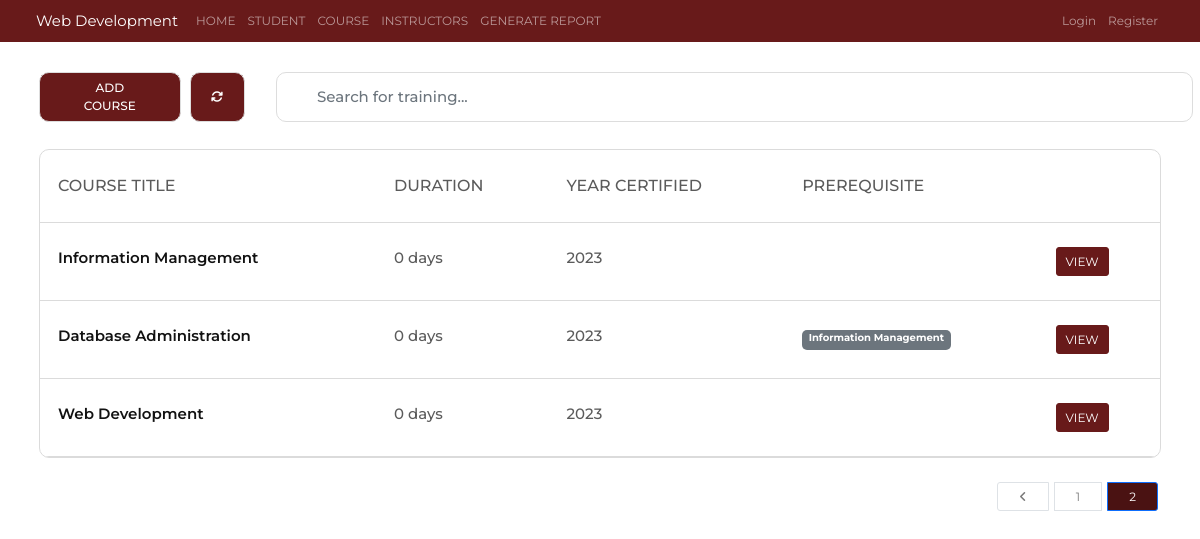
Page /course/index.php?page=2 on the earlier database version.
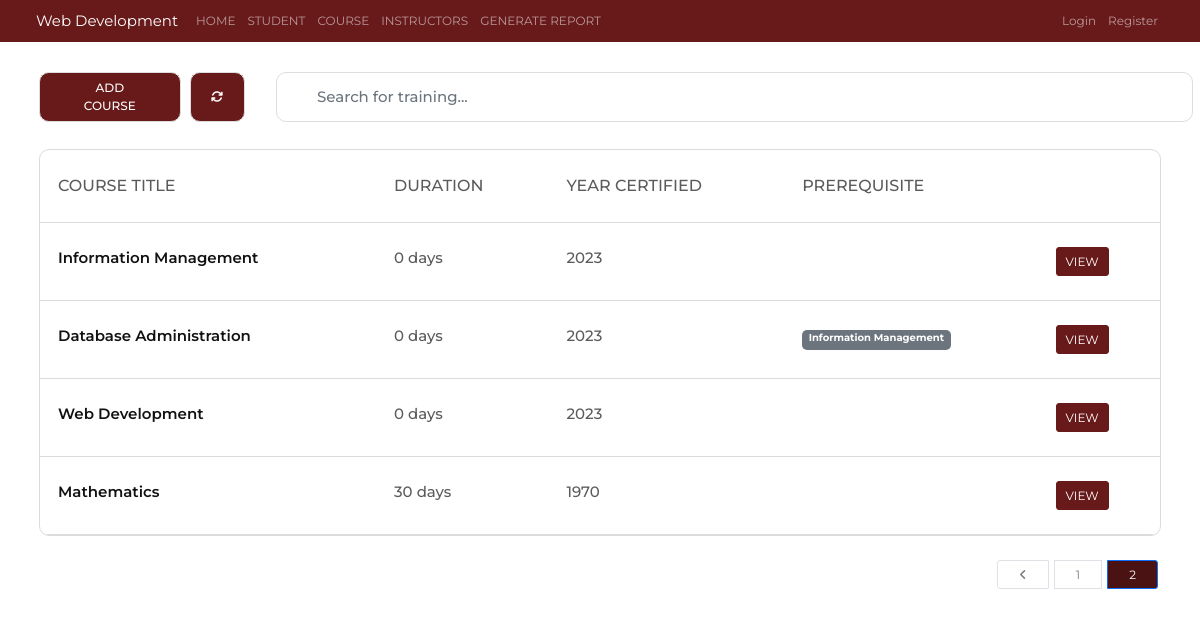
Same page on the later database version.
### tables this page shows
CREATE TABLE `course` (
  `course_id` int(11) NOT NULL,
  `course_title` varchar(30) NOT NULL,
  `number_of_days` int(11) NOT NULL DEFAULT 1,
  `mtap_course` varchar(200) DEFAULT NULL,
  `pre_requisite_course` int(11) DEFAULT NULL,
  `implementation` varchar(200) DEFAULT NULL,
  `year_certified` int(4) NOT NULL
);

### course/index.php (the view, shortened to what this page needs)
<?php
	require '../templates/connection.php';
	require '../templates/header.php';
	if(isset($_GET['search']) && !empty($_GET['search'])) {
		$_SESSION['search'] = $_GET['search'];
		$searchQuery = "SELECT * FROM `course` WHERE course_title LIKE '%{$_GET['search']}%' ";
	}  else {
		$searchQuery = "SELECT * FROM `course` ";
	}
	$itemsPerPage = 5;
	$allItems = mysqli_query($conn, $searchQuery);
	$total = mysqli_num_rows($allItems);
	if(isset($_GET['page']) && !empty($_GET['page'])) {
	$page = (int) $_GET['page'];
	} else {
	$page = 1;
	}
	$offset = ($page - 1) * $itemsPerPage;
	$query = $searchQuery . " LIMIT $itemsPerPage OFFSET $offset";
	$result = mysqli_query($conn, $query);
?>
<link rel="stylesheet" type="text/css" href="../assets/css/style.css">
</head>
<body>
	<?php include '../templates/navigation.php';?>
	<div class="container mt-5 pt-5">
		<div class="row">
				<div class="col-2">
    			<button id = 'create-training-button' class= 'button1'> ADD COURSE</button>
				</div>
				<div class="col-3 p-0">
				<button onclick="window.location.href='index.php';" class="button2"> <i class="fa fa-refresh"></i></button>
				</div>
				<div class="form col-10">
					<form method = "GET" action = 'index.php'>
							<input
									type="search"
									id="myInput"
									class="form-control form-input"
									placeholder="Search for training..."
									name = "search"
									<?php if(isset($_SESSION['search'])) { ?>
										value = "<?= 	$_SESSION['search'] ?>"
									<?php }	?>
							>
					</form>
				</div>
		</div>
	</div>
  <div class="container my-3">
    <div class="row">
      <div class="col-lg-10 mx-auto">
				<div class="table-responsive">
					<table class='table'>
						<thead>
							<tr>
								<th style='width: 30%'>COURSE TITLE</th>
								<th>DURATION</th>
								<th>YEAR CERTIFIED</th>
								<th>PREREQUISITE</th>
								<th></th>
							</tr>
						</thead>
						<tbody>
						<?php
							if($total > 0) {
								foreach($result as $student) {
						?>
							<tr>
								<td class = "fs-5" ><?= $student['course_title']; ?></td>
								<td class = "fs-5"><?php echo $student['number_of_days'] . " days"; ?></td>
								<td class = "fs-5">
									<?php
										$timestamp = strtotime($student['year_certified']);
										echo date("Y", $timestamp);
									?>
								</td>
								<td class = "fs-5">
									<?php
									if($student["pre_requisite_course"]) { ?>
										<?php
											$ctr = 0;
											$pre_req = $student["pre_requisite_course"];
										while($ctr < 3 && $pre_req) {
											$sql = "SELECT * FROM `course` WHERE course_id = '$pre_req'";
											$query = mysqli_query($conn, $sql);
											$course = mysqli_fetch_assoc($query); ?>
											<span class="badge bg-secondary">
												<?php	echo $course["course_title"];?>
											</span>
											<?php $ctr++;?>
											<?php $pre_req = $course['pre_requisite_course']; ?>
										<?php } ?>
									<?php } ?>
								</td>
								<td class = "fs-5">
								<a href="viewrecord.php?id=<?= $student['course_id']; ?>" class="btn btn-primary">VIEW</a>
								</td>
							</tr>
							<?php }
								}
							?>
						</tbody>
					</table>
				</div>
				<nav class = "my-3">
					<ul class="pagination justify-content-center pagination-md">
					<?php if($page > 1) { ?>
						<li class="page-item">
							<a class="page-link" href = "index.php?page=<?= $page - 1 . retainSearch() ?>">
								<i class="fa-solid fa-angle-left"></i>
							</a>
						</li>
					<?php } ?>
					<?php if($page - 1 > 0) { ?>
						<li class="page-item">
							<a class="page-link" href = "index.php?page=<?= $page - 1 . retainSearch() ?>">
								<?= $page - 1 ?>
							</a>
						</li>
					<?php } ?>
						<li class="page-item  active">
							<a class="page-link" href = "index.php?page=<?= $page . retainSearch() ?>">
								<?=	$page ?>
							</a>
						</li>
					</ul>
				</nav>
			</div>
		</div>
	</div>
</body>
</html>

Differences in the rows shown:
added course: course_title "Mathematics", number_of_days "30", year_certified "1970"
